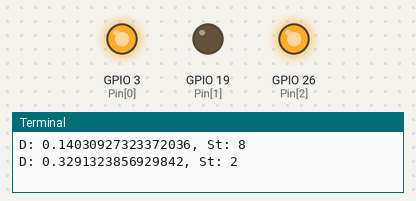
Bench run of a program on a simulated Raspberry Pi (BCM pin numbers). Shown: output pins drawn as LEDs (lit = HIGH), the last lines printed to the terminal. Random numbers come from a fixed seed.

Above: at 0.3 s.
At 5.8 s:
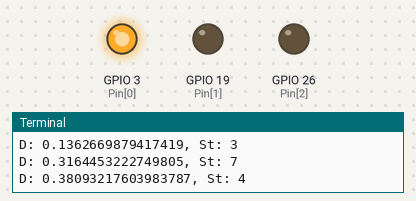
At 15.2 s:
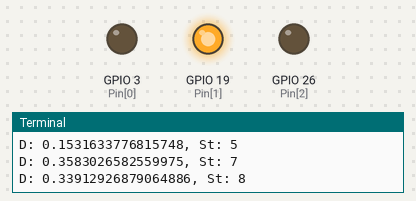
At 18.7 s:
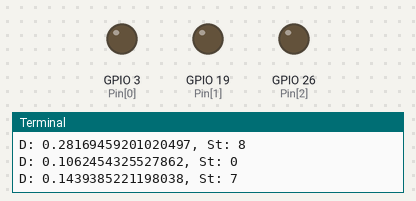
At 26.4 s:
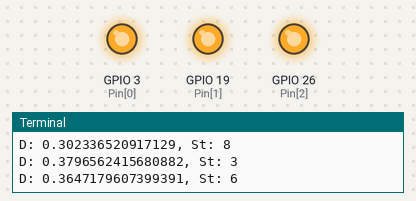
At 38.3 s:
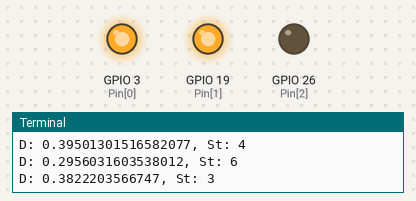
Timing chart, 0 to 40.0 s (numbered marks = the images above):
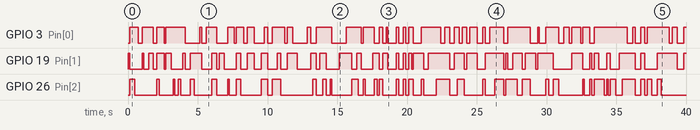

Measured:
- by itself, GPIO 3 (Pin[0]): LOW → HIGH at 0.14 s, → LOW 0.58 s later, → HIGH 0.30 s later, → LOW 0.81 s later, … (79 changes in this stretch)
- by itself, GPIO 19 (Pin[1]): LOW → HIGH at 0.00 s, → LOW 0.14 s later, → HIGH 0.87 s later, → LOW 0.13 s later, … (79 changes in this stretch)
- by itself, GPIO 26 (Pin[2]): LOW → HIGH at 0.14 s, → LOW 0.33 s later, → HIGH 1.6 s later, → LOW 0.17 s later, … (76 changes in this stretch)

The program:

led.py
```python
import RPi.GPIO as GPIO
import datetime
import time
import random

#set # is GPIO, not # in board
GPIO.setmode(GPIO.BCM)
#turn off warning for pins is re-configed
GPIO.setwarnings(False)

#list of output
Pin = [ 3, 19, 26]

#set pin is output pin
GPIO.setup(Pin, GPIO.OUT)

#list of state
St = (( GPIO.HIGH, GPIO.HIGH, GPIO.LOW),
	(GPIO.LOW, GPIO.HIGH, GPIO.HIGH),
	(GPIO.HIGH, GPIO.LOW, GPIO.HIGH),
	(GPIO.HIGH, GPIO.HIGH, GPIO.LOW),
	(GPIO.HIGH, GPIO.LOW, GPIO.LOW),
	(GPIO.LOW, GPIO.LOW, GPIO.LOW),
	(GPIO.HIGH, GPIO.HIGH, GPIO.HIGH),
	(GPIO.LOW, GPIO.LOW, GPIO.LOW),
	(GPIO.LOW, GPIO.HIGH, GPIO.LOW),
	(GPIO.HIGH, GPIO.HIGH, GPIO.HIGH))

if __name__ == "__main__":
	while True:
		t = random.random()*0.3 + 0.1
		s = int(random.random()*10)%len(St)
		print(f"D: {t}, St: {s}")
		GPIO.output(Pin, St[s])
		time.sleep(t)
```
